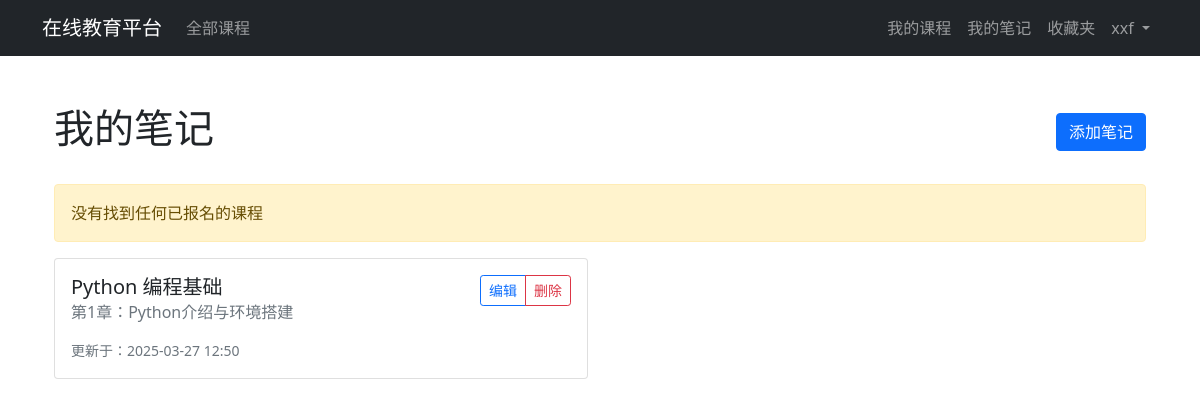
Screenshot of /my-notes/ (signed in) with the database file from the repository.
### users/models.py (models this page shows, shortened)
class CustomUser(AbstractUser):
    is_student = models.BooleanField(default=True)
    is_teacher = models.BooleanField(default=False)
    bio = models.TextField(max_length=500, blank=True)
    profile_pic = models.ImageField(upload_to='profile_pics', blank=True)

### courses/models.py (models this page shows, shortened)
class Note(models.Model):
    user = models.ForeignKey(CustomUser, on_delete=models.CASCADE, related_name='notes', verbose_name='用户')
    lesson = models.ForeignKey(Lesson, on_delete=models.CASCADE, related_name='notes', verbose_name='课时')
    content = models.TextField(verbose_name='笔记内容')
    created_at = models.DateTimeField(auto_now_add=True, verbose_name='创建时间')
    updated_at = models.DateTimeField(auto_now=True, verbose_name='更新时间')
    class Meta:
        verbose_name = '学习笔记'
        verbose_name_plural = '学习笔记'
        ordering = ['-updated_at']  # 按更新时间倒序排列

class Lesson(models.Model):
    course = models.ForeignKey(Course, on_delete=models.CASCADE, related_name='lessons', verbose_name='所属课程')
    title = models.CharField(max_length=200, verbose_name='课时标题')
    content = models.TextField(verbose_name='课时内容')
    video_url = models.URLField(blank=True, null=True, verbose_name='视频链接', help_text='可选：添加视频链接')
    order = models.IntegerField(default=0, verbose_name='排序')
    duration = models.IntegerField(default=0, verbose_name='时长(分钟)')
    created_at = models.DateTimeField(auto_now_add=True)
    updated_at = models.DateTimeField(auto_now=True)
    class Meta:
        ordering = ['order']
        verbose_name = '课时'
        verbose_name_plural = '课时'

class Course(models.Model):
    title = models.CharField(max_length=200, verbose_name='课程名称')
    description = models.TextField(verbose_name='课程描述')
    teacher = models.ForeignKey(CustomUser, on_delete=models.CASCADE, related_name='courses_taught', verbose_name='讲师')
    created_at = models.DateTimeField(auto_now_add=True, verbose_name='创建时间')
    updated_at = models.DateTimeField(auto_now=True)
    thumbnail = models.ImageField(upload_to='course_thumbnails', blank=True, verbose_name='课程封面')
    category = models.CharField(max_length=50, verbose_name='课程分类', default='其他')
    level = models.CharField(max_length=20, choices=[
        ('beginner', '入门'),
        ('intermediate', '中级'),
        ('advanced', '高级')
    ], default='beginner', verbose_name='难度等级')
    class Meta:
        verbose_name = '课程'
        verbose_name_plural = '课程'

### courses/views.py (the view, shortened to what this page needs)
# urls.py: path('my-notes/', views.my_notes, name='my_notes'),
@login_required
def my_notes(request):
    notes = Note.objects.filter(user=request.user).select_related('lesson', 'lesson__course')
    enrolled_courses = Course.objects.filter(
        enrollments__user=request.user
    ).distinct()
    print("当前用户:", request.user.username)
    print("已报名课程:", [f"{course.id}: {course.title}" for course in enrolled_courses])
    return render(request, 'courses/my_notes.html', {
        'notes': notes,
        'courses': enrolled_courses,
    })

### templates/courses/my_notes.html (shortened to what this page needs)
{% extends 'base.html' %}
{% block content %}
<div class="container py-4">
    <div class="row">
        <div class="col-12">
            <div class="d-flex justify-content-between align-items-center mb-4">
                <h1>我的笔记</h1>
                <button class="btn btn-primary" data-bs-toggle="modal" data-bs-target="#addNoteModal">
                    添加笔记
                </button>
            </div>
        </div>
    </div>
    {% if courses %}
        <div class="alert alert-info">
            当前可选课程：
            {% for course in courses %}
                {{ course.title }}{% if not forloop.last %}, {% endif %}
            {% endfor %}
        </div>
    {% else %}
        <div class="alert alert-warning">
            没有找到任何已报名的课程
        </div>
    {% endif %}
    <div class="row">
        {% for note in notes %}
        <div class="col-md-6 mb-4">
            <div class="card">
                <div class="card-body">
                    <div class="d-flex justify-content-between align-items-start mb-2">
                        <div>
                            <h5 class="card-title">{{ note.lesson.course.title }}</h5>
                            <h6 class="card-subtitle text-muted">{{ note.lesson.title }}</h6>
                        </div>
                        <div class="btn-group">
                            <button type="button" class="btn btn-sm btn-outline-primary"
                                    onclick="editNote({{ note.id }})">
                                编辑
                            </button>
                            <button type="button" class="btn btn-sm btn-outline-danger"
                                    data-bs-toggle="modal"
                                    data-bs-target="#deleteNoteModal{{ note.id }}">
                                删除
                            </button>
                        </div>
                    </div>
                    <small class="text-muted">更新于：{{ note.updated_at|date:"Y-m-d H:i" }}</small>
                </div>
            </div>
        </div>
        {% empty %}
        <div class="col-12">
            <div class="alert alert-info">
                还没有添加任何笔记。点击右上角的"添加笔记"按钮开始添加吧！
            </div>
        </div>
        {% endfor %}
    </div>
</div>
{% endblock %}

### templates/base.html (shortened to what this page needs)
<!DOCTYPE html>
<html>
<head>
    <link href="https://cdn.jsdelivr.net/npm/bootstrap@5.1.3/dist/css/bootstrap.min.css" rel="stylesheet">
</head>
<body>
    <nav class="navbar navbar-expand-lg navbar-dark bg-dark">
        <div class="container">
            <a class="navbar-brand" href="{% url 'courses:course_list' %}">在线教育平台</a>
            <div class="collapse navbar-collapse" id="navbarNav">
                <ul class="navbar-nav me-auto">
                    <li class="nav-item">
                        <a class="nav-link" href="{% url 'courses:course_list' %}">全部课程</a>
                    </li>
                </ul>
                <ul class="navbar-nav">
                    {% if user.is_authenticated %}
                        <li class="nav-item">
                            <a class="nav-link" href="{% url 'courses:my_courses' %}">我的课程</a>
                        </li>
                        <li class="nav-item">
                            <a class="nav-link" href="{% url 'courses:my_notes' %}">我的笔记</a>
                        </li>
                        <li class="nav-item">
                            <a class="nav-link" href="{% url 'courses:favorites' %}">收藏夹</a>
                        </li>
                        <li class="nav-item dropdown">
                            <a class="nav-link dropdown-toggle" href="#" id="navbarDropdown" role="button" data-bs-toggle="dropdown">
                                {{ user.username }}
                            </a>
                        </li>
                    {% endif %}
                </ul>
            </div>
        </div>
    </nav>
    <div class="container mt-4">
        {% block content %}
        {% endblock %}
    </div>
</body>
</html>

### rows the page displays
CustomUser: username "xxf"
Note: lesson.course "Python 编程基础", lesson "第1章：Python介绍与环境搭建", updated_at "2025-03-27 12:50"
